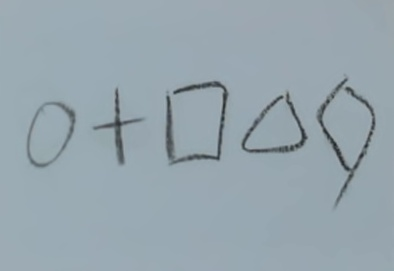
#> input picture circle2/extracted/img17_extracted_paper.jpg, 394 x 271 px, given in place of 1_1.jpg, which was not available
$ python PaperDetector_edge.py
#> lines starting #> are read from the running program, lines starting #| are printed output that depends on the picture; after the words box and inside, x2 and y2 are one past the last pixel; in counts of white or black regions, pixels touching at a corner belong together; pictures that were not available may be replaced by others from this repository, and a replacement may not be noted
import cv2
import numpy as np


class PaperDetector_edges:
    def __init__(self, image_path):
        self.image_path = image_path
        self.original = None
        self.result = None
        self.contour = None
        self.paper_region = None

    def detect_paper_by_color(self):
        image = cv2.imread(self.image_path)
#> image is the input picture: shape (271, 394, 3); mean B, G, R 173.9, 165.4, 150.4
        if image is None:
            print("無法讀取圖像檔案")
            return None, None, None

        # 轉換為灰度圖像
        gray = cv2.cvtColor(image, cv2.COLOR_BGR2GRAY)

        # 高斯模糊降噪
        blurred = cv2.GaussianBlur(gray, (5, 5), 0)

        # Canny邊緣檢測
        edges = cv2.Canny(blurred, 50, 150, apertureSize=3)
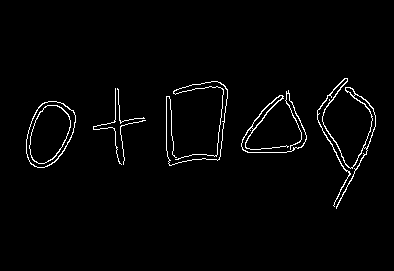
#> edges: shape (271, 394); 2.1% white in thin lines or dots, all inside (x1, y1, x2, y2) = (26, 78, 376, 209)

        # 形態學操作來連接斷開的邊緣
        kernel = np.ones((3, 3), np.uint8)
        edges = cv2.morphologyEx(edges, cv2.MORPH_CLOSE, kernel, iterations=2)
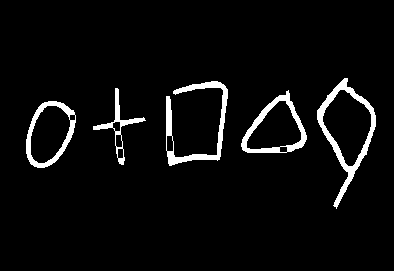
#> edges: shape (271, 394); 4.6% white; 5 white regions, box (x1, y1, x2, y2) and area: (317, 78, 376, 209) 1379, (166, 81, 228, 166) 1223, (241, 90, 307, 153) 954, (26, 101, 76, 168) 840, (93, 88, 146, 165) 512
        edges = cv2.morphologyEx(edges, cv2.MORPH_DILATE, kernel, iterations=1)
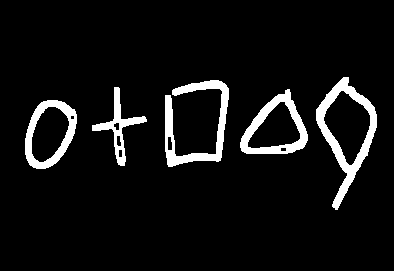
#> edges: shape (271, 394); 7% white; 5 white regions

        # cv2.imshow("edges", edges)
        # 尋找輪廓
        contours, _ = cv2.findContours(
            edges, cv2.RETR_EXTERNAL, cv2.CHAIN_APPROX_SIMPLE
        )
#> contours = 5 contours; box (x1, y1, x2, y2) and area: (316, 77, 377, 210) 3900, (240, 89, 308, 154) 2768, (25, 100, 77, 169) 2614, (165, 80, 229, 167) 1608, (92, 87, 147, 166) 835

        # 找到最大面積的輪廓作為紙張
        paper_contour = None
        max_area = 0
        for contour in contours:
            area = cv2.contourArea(contour)
            # 設定最小面積閾值，過濾掉太小的輪廓
            if area > 1000:
                if area > max_area:
                    max_area = area
                    paper_contour = contour
#> this loop made 5 passes
#> (area, max_area) on passes 1, 2, 5: (2613.5, 2613.5), (2768.5, 2768.5), (3900.5, 3900.5)
#> area on passes 3 to 4: 835, 1608
#> after the loop, max_area = 3900.5; paper_contour = contour of 173 points, box (x1, y1, x2, y2) (316, 77, 377, 210), area 3900

        if paper_contour is not None:
            # 多邊形近似，簡化輪廓
            epsilon = 0.02 * cv2.arcLength(paper_contour, True)
#> epsilon = 6.76
            paper_contour = cv2.approxPolyDP(paper_contour, epsilon, True)
#> paper_contour = [[348, 77], [316, 109], [347, 173], [335, 209], [376, 127], [374, 107]]

        result_image = image.copy()
        # [9 lines of commented-out code are left out]
        self.original = image
        self.result = result_image
        self.contour = paper_contour
#> self.contour has the same summary as paper_contour
        return image, result_image, paper_contour

    def show_results(self):
        if self.original is None or self.result is None:
            print("尚未有檢測結果")
            return
        original = self.original
        result = self.result
        height, width = original.shape[:2]
#> height = 271; width = 394
        if width > 800:
            scale = 800 / width
            new_width = int(width * scale)
            new_height = int(height * scale)
            original_resized = cv2.resize(original, (new_width, new_height))
            result_resized = cv2.resize(result, (new_width, new_height))
        else:
            original_resized = original
            result_resized = result
        cv2.imshow("original_resized", original_resized)
        cv2.imshow("result_resized", result_resized)
        print("按任意鍵關閉視窗...")
        cv2.waitKey(0)
        cv2.destroyAllWindows()

    def extract_paper_region(self):
        if self.original is None or self.contour is None:
            print("無法提取紙張區域")
            return None
        image = self.original
        contour = self.contour
#> contour has the same summary as paper_contour in detect_paper_by_color
        if len(contour) != 4:
            rect = cv2.minAreaRect(contour)
#> rect = ((351.3, 141.1), (57.35, 127.3), -10.76)
            box = cv2.boxPoints(rect)
#> box = [[335, 209], [311.2, 83.98], [367.6, 73.28], [391.3, 198.3]]
            contour = np.intp(box)
#> contour = [[335, 209], [311, 83], [367, 73], [391, 198]]
        points = contour.reshape(4, 2)
#> points = [[335, 209], [311, 83], [367, 73], [391, 198]]
        rect = np.zeros((4, 2), dtype=np.float32)
        s = points.sum(axis=1)
#> s = [544, 394, 440, 589]
        rect[0] = points[np.argmin(s)]
        rect[2] = points[np.argmax(s)]
        diff = np.diff(points, axis=1)
#> diff = [-126, -228, -294, -193]
        rect[1] = points[np.argmin(diff)]
        rect[3] = points[np.argmax(diff)]
        width_a = np.linalg.norm(rect[0] - rect[1])
        width_b = np.linalg.norm(rect[2] - rect[3])
        max_width = max(int(width_a), int(width_b))
        height_a = np.linalg.norm(rect[0] - rect[3])
        height_b = np.linalg.norm(rect[1] - rect[2])
        max_height = max(int(height_a), int(height_b))
        dst = np.array(
            [
                [0, 0],
                [max_width - 1, 0],
                [max_width - 1, max_height - 1],
                [0, max_height - 1],
            ],
            dtype=np.float32,
        )
        matrix = cv2.getPerspectiveTransform(rect, dst)
        warped = cv2.warpPerspective(image, matrix, (max_width, max_height))
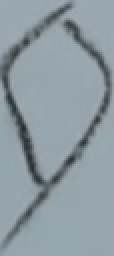
#> warped: shape (128, 57, 3) (shown 2 times larger); mean B, G, R 161.1, 154.3, 140.9

        # 邊框往內修10像素
        padding = 10
        h, w = warped.shape[:2]
#> h = 128; w = 57
        if h > 2 * padding and w > 2 * padding:  # 確保圖像足夠大才進行裁切
            warped = warped[padding : h - padding, padding : w - padding]
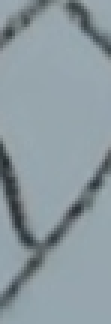
#> warped: shape (108, 37, 3) (shown 3 times larger); mean B, G, R 159.9, 153.4, 140

        self.paper_region = warped
        return warped

    def save_results(self):
        # if self.result is not None:
        #     cv2.imwrite(f"{self.image_path}detected_paper.jpg", self.result)
        name = self.image_path.split("\\")[-1].split(".")[0]
        result_path = f"extracted\{name}_extracted_paper.jpg"
        if self.paper_region is not None:
            cv2.imwrite(result_path, self.paper_region)
        print(f"結果已儲存為 '{result_path}'")
        return result_path


if __name__ == "__main__":
    image_path = r"raw\1_1.jpg"
    detector = PaperDetector_edges(image_path)
    detector.detect_paper_by_color()
    if detector.original is not None:
        detector.show_results()
        region = detector.extract_paper_region()
        if region is not None:
            height, width = region.shape[:2]
#> height = 108; width = 37
            if width > 600:
                scale = 600 / width
                new_width = int(width * scale)
                new_height = int(height * scale)
                region = cv2.resize(region, (new_width, new_height))
            # cv2.imshow("提取的紙張區域", region)
            # print("按任意鍵關閉視窗...")
            cv2.waitKey(0)
            cv2.destroyAllWindows()
            detector.save_results()

$ run again, on circle2/extracted/img366_extracted_paper.jpg
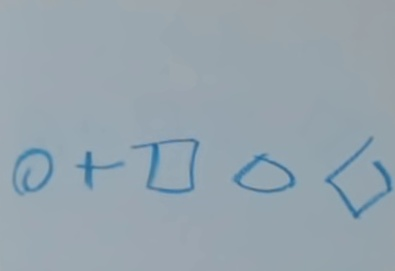
#> input picture circle2/extracted/img366_extracted_paper.jpg, 395 x 271 px, given in place of 1_1.jpg, which was not available
#> in detect_paper_by_color, image is the input picture: shape (271, 395, 3); mean B, G, R 174, 164.4, 149.9
#> in detect_paper_by_color, `edges = cv2.morphologyEx(edges, cv2.MORPH_DILATE, kernel, iterations=1)`:
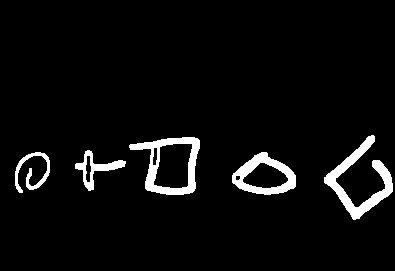
#> edges: shape (271, 395); 4.8% white; 5 white regions
#> contours = 5 contours; box (x1, y1, x2, y2) and area: (129, 137, 200, 195) 2680, (232, 152, 296, 195) 1807, (324, 135, 393, 220) 1436, (75, 150, 126, 191) 583, (15, 152, 50, 193) 348
#> the loop in detect_paper_by_color, `for contour in contours:` made 5 passes
#> (area, max_area) on passes 1, 4: (1807, 1807), (2679.5, 2679.5)
#> after the loop in detect_paper_by_color, `for contour in contours:`: max_area = 2679.5; paper_contour = contour of 69 points, box (x1, y1, x2, y2) (129, 137, 200, 195), area 2680
#> epsilon = 4.97
#> in detect_paper_by_color, `paper_contour = cv2.approxPolyDP(paper_contour, epsilon, True)`: paper_contour = [[199, 140], [130, 144], [151, 149], [145, 188], [192, 192]]
#> self.contour has the same summary as paper_contour
#> in extract_paper_region, `contour = self.contour`: contour has the same summary as paper_contour in detect_paper_by_color
#> rect = ((166, 167.7), (69.12, 51.51), -3.32)
#> box = [[133, 195.4], [130, 144], [199, 140], [202, 191.4]]
#> in extract_paper_region, `contour = np.intp(box)`: contour = [[132, 195], [130, 144], [199, 140], [201, 191]]
#> s = [327, 274, 339, 392]
#> diff = [63, 14, -59, -10]
#> in extract_paper_region, `warped = warped[padding : h - padding, padding : w - padding]`:
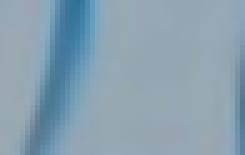
#> warped: shape (31, 49, 3) (shown 5 times larger); mean B, G, R 176.6, 161, 137.2
